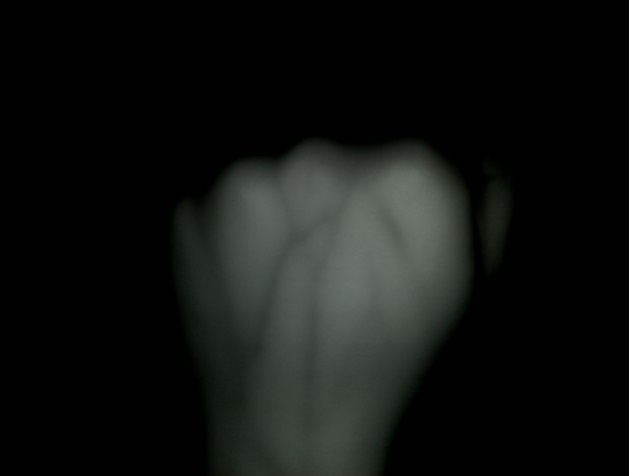
#> input picture hand.jpg, 629 x 476 px
$ python prepare.py
#> lines starting #> are read from the running program, lines starting #| are printed output that depends on the picture; after the words box and inside, x2 and y2 are one past the last pixel; in counts of white or black regions, pixels touching at a corner belong together

import cv2
import numpy as np

images = cv2.imread('hand.jpg')
#> images is the input picture: shape (476, 629, 3); mean B, G, R 17, 19, 17.1
image = cv2.imread('hand.jpg', 0)
#> image: shape (476, 629); min 0, max 116, mean 18.2
# image = cv2.copyMakeBorder(
# image, 0, 0, 0, 0, cv2.BORDER_CONSTANT, None, value=0)

adjusted = cv2.convertScaleAbs(image, alpha=2.3, beta=11)
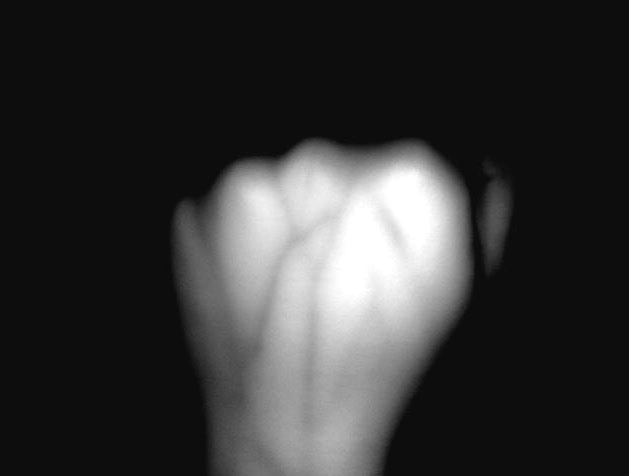
#> adjusted: shape (476, 629); min 11, max 255, mean 52.5
fil = cv2.bilateralFilter(adjusted, 5, 50, 55)
blur = cv2.medianBlur(fil, 13)
img_Th = cv2.adaptiveThreshold(
blur, 255, cv2.ADAPTIVE_THRESH_GAUSSIAN_C, cv2.THRESH_BINARY_INV, 47, 2)
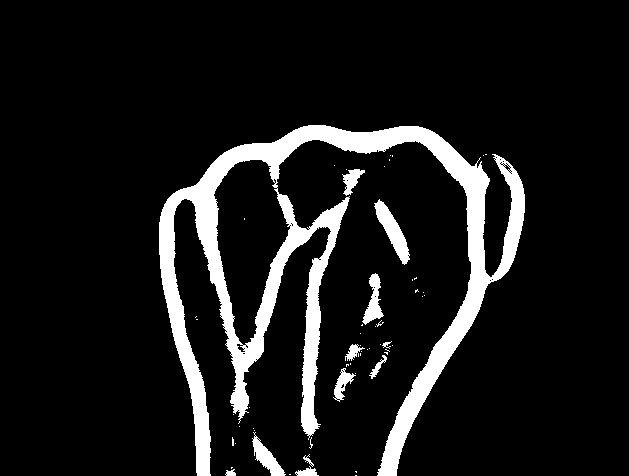
#> img_Th: shape (476, 629); 10% white; 57 white regions (45 under 20 px), largest, box (x1, y1, x2, y2) and area: (159, 125, 525, 476) 26652, (374, 199, 410, 265) 862, (252, 432, 286, 476) 547
blur2 = cv2.medianBlur(img_Th, 11)
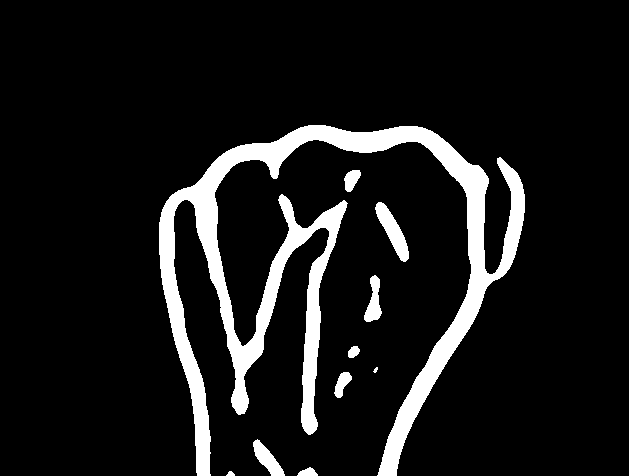
#> blur2: shape (476, 629); 9.8% white; 10 white regions (1 under 20 px), largest, box (x1, y1, x2, y2) and area: (159, 125, 525, 476) 26606, (375, 202, 409, 262) 820, (253, 439, 285, 476) 520
kernel_img = np.ones((5, 5), np.uint8)
open_img = cv2.morphologyEx(blur2, cv2.MORPH_OPEN, kernel_img)
#> open_img: shape (476, 629); 9.7% white; 9 white regions, largest, box (x1, y1, x2, y2) and area: (159, 125, 525, 476) 26574, (376, 203, 409, 261) 810, (253, 440, 284, 476) 517
New_image = cv2.cvtColor(open_img, cv2.COLOR_BGR2RGB)
gray = cv2.cvtColor(New_image, cv2.COLOR_RGB2GRAY)
_, binary_img = cv2.threshold(gray, 225, 255, cv2.THRESH_BINARY_INV)
#> binary_img: shape (476, 629); 90.3% white; 9 black regions
contour, _ = cv2.findContours(image, cv2.RETR_LIST, cv2.CHAIN_APPROX_SIMPLE)
#> contour = 108 contours, 106 with area under 20; largest, box (x1, y1, x2, y2) and area: (0, 0, 629, 476) 297426, (164, 263, 168, 273) 25

cv2.imwrite("E:/BOA/prepare/original.jpg",images)
cv2.imwrite("E:/BOA/prepare/gray.jpg",image)
cv2.imwrite("E:/BOA/prepare/adjusted.jpg",adjusted)
cv2.imwrite("E:/BOA/prepare/fil.jpg",fil)
cv2.imwrite("E:/BOA/prepare/img_Th.jpg",img_Th)
cv2.imwrite("E:/BOA/prepare/blur2.jpg",blur2)
cv2.imwrite("E:/BOA/prepare/blur.jpg",blur)
cv2.imwrite("E:/BOA/prepare/open_img.jpg",open_img)
cv2.imwrite("E:/BOA/prepare/New_image.jpg",New_image)
cv2.imwrite("E:/BOA/prepare/binary_img.jpg",binary_img)

cv2.waitKey(0)

$ run again, with 113R3.jpg copied over hand.jpg
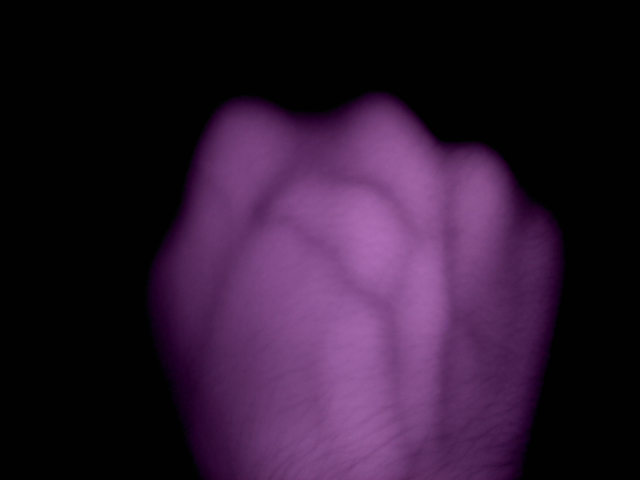
#> input picture 113R3.jpg, 640 x 480 px
#> images is the input picture: shape (480, 640, 3); mean B, G, R 46.9, 24, 44.4
#> `img_Th = cv2.adaptiveThreshold( blur, 255, cv2.ADAPTIVE_THRESH_GAUSSIA..`:
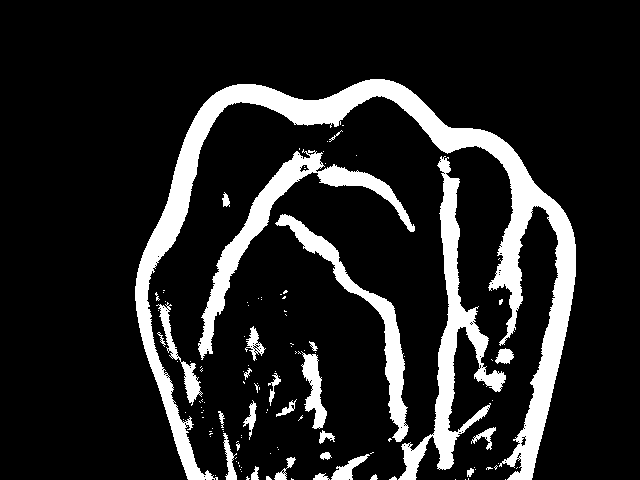
#> img_Th: shape (480, 640); 14.1% white; 124 white regions (97 under 20 px), largest, box (x1, y1, x2, y2) and area: (135, 79, 576, 480) 22626, (398, 156, 506, 480) 6667, (198, 149, 415, 360) 5478
#> blur2: shape (480, 640); 13.5% white; 26 white regions (5 under 20 px), largest, box (x1, y1, x2, y2) and area: (135, 79, 576, 480) 22495, (199, 153, 413, 355) 5469, (430, 159, 488, 469) 5334
#> `open_img = cv2.morphologyEx(blur2, cv2.MORPH_OPEN, kernel_img)`:
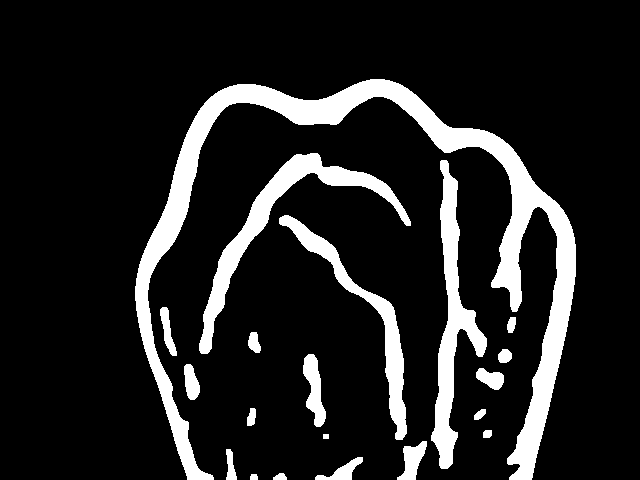
#> open_img: shape (480, 640); 13.4% white; 20 white regions, largest, box (x1, y1, x2, y2) and area: (135, 79, 576, 480) 22472, (199, 153, 411, 354) 5448, (431, 160, 487, 469) 5290
#> binary_img: shape (480, 640); 86.6% white; 20 black regions
#> contour = 68 contours, 67 with area under 20; largest, box (x1, y1, x2, y2) and area: (144, 89, 567, 480) 135582

$ run again, with 143L1.jpg copied over hand.jpg
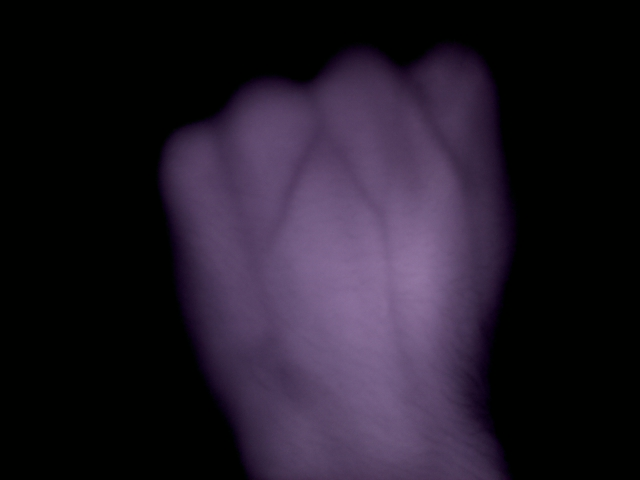
#> input picture 143L1.jpg, 640 x 480 px
#> images is the input picture: shape (480, 640, 3); mean B, G, R 39.1, 25.9, 33.5
#> `img_Th = cv2.adaptiveThreshold( blur, 255, cv2.ADAPTIVE_THRESH_GAUSSIA..`:
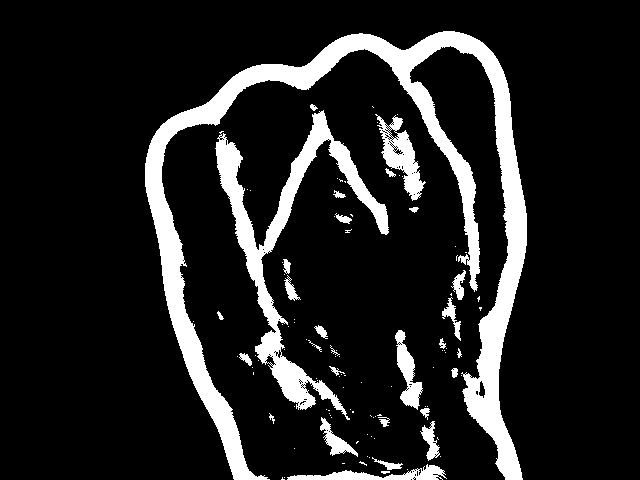
#> img_Th: shape (480, 640); 13.3% white; 108 white regions (78 under 20 px), largest, box (x1, y1, x2, y2) and area: (145, 31, 527, 480) 25577, (215, 110, 389, 420) 8843, (375, 114, 426, 201) 1632
#> blur2: shape (480, 640); 12.8% white; 16 white regions (2 under 20 px), largest, box (x1, y1, x2, y2) and area: (145, 31, 527, 480) 25634, (216, 111, 388, 410) 8803, (381, 118, 423, 198) 1675
#> `open_img = cv2.morphologyEx(blur2, cv2.MORPH_OPEN, kernel_img)`:
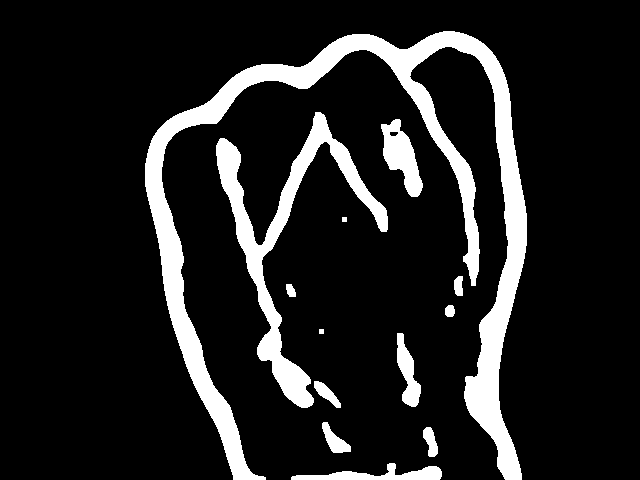
#> open_img: shape (480, 640); 12.8% white; 13 white regions, largest, box (x1, y1, x2, y2) and area: (145, 31, 527, 480) 25616, (216, 112, 388, 408) 8464, (381, 119, 423, 197) 1654
#> binary_img: shape (480, 640); 87.2% white; 13 black regions
#> contour = 68 contours, 67 with area under 20; largest, box (x1, y1, x2, y2) and area: (155, 38, 520, 480) 130540
